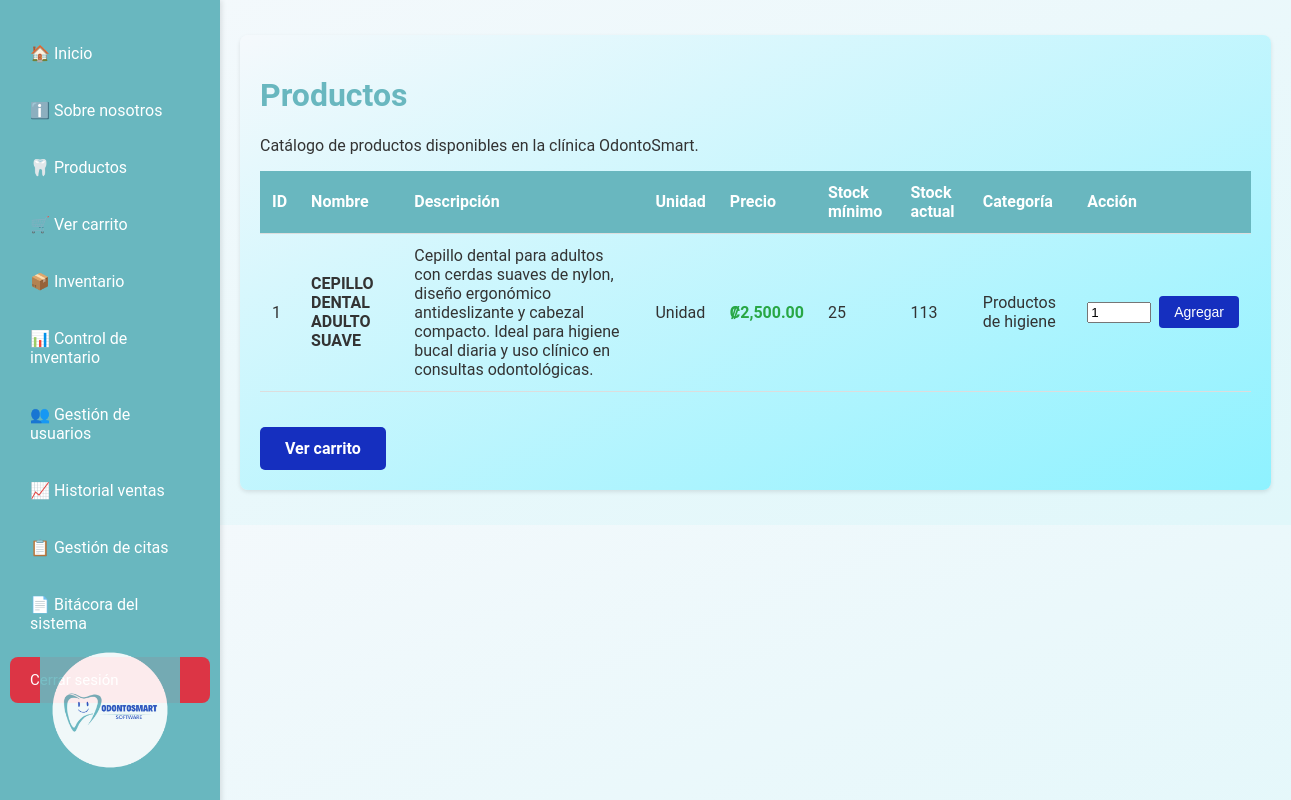
The page /modulos/ventas/productos.php (signed in) on the database as committed earlier.
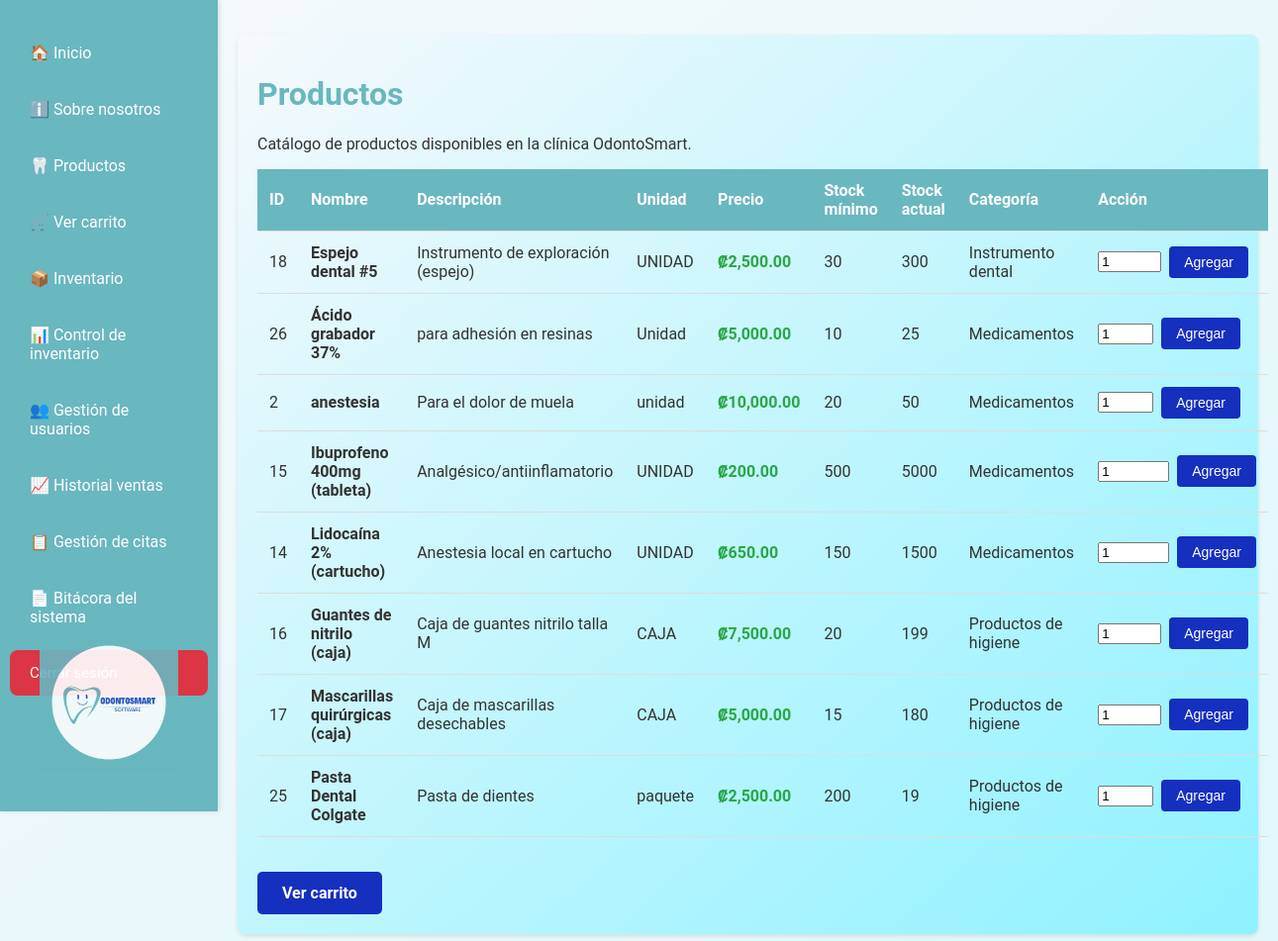
The same page on the database as committed later.
### tables this page shows
CREATE TABLE `productos` (
  `id_producto` int NOT NULL,
  `nombre` varchar(150) NOT NULL,
  `descripcion` text,
  `unidad` varchar(100) DEFAULT NULL,
  `id_categoria` int DEFAULT NULL,
  `precio` decimal(10,2) NOT NULL,
  `costo_unidad` decimal(10,2) DEFAULT NULL,
  `stock_total` int NOT NULL,
  `stock_minimo` int DEFAULT '0',
  `fecha_creacion` datetime DEFAULT CURRENT_TIMESTAMP,
  `actualizado_en` timestamp NULL DEFAULT CURRENT_TIMESTAMP ON UPDATE CURRENT_TIMESTAMP,
  `fecha_caducidad` date DEFAULT NULL,
  `estado` enum('activo','inactivo') DEFAULT 'activo',
  `descuento` decimal(5,2) DEFAULT '0.00'
);

CREATE TABLE `categoria_productos` (
  `id_categoria` int NOT NULL,
  `nombre` varchar(100) NOT NULL,
  `descripcion` text
);

### modulos/ventas/productos.php (the view, shortened to what this page needs)
<?php
require '../../config/conexion.php';
function mostrarProductos(mysqli $conn): void
{
    $sql = "
        SELECT
            p.id_producto,
            p.nombre,
            p.descripcion,
            p.unidad,
            p.precio,
            p.stock_total,
            p.stock_minimo,
            c.nombre AS categoria
        FROM productos p
        INNER JOIN categoria_productos c
            ON p.id_categoria = c.id_categoria
        WHERE LOWER(c.nombre) != 'servicios'
        ORDER BY c.nombre, p.nombre
    ";
    $result = $conn->query($sql);
    echo "<table><thead><tr>";
    echo "<th>ID</th><th>Nombre</th><th>Descripción</th><th>Unidad</th><th>Precio</th><th>Stock mínimo</th><th>Stock actual</th><th>Categoría</th><th>Acción</th></tr></thead><tbody>";
    while ($row = $result->fetch_assoc()) {
        echo "<tr>";
        echo "<td>{$row['id_producto']}</td>";
        echo "<td><strong>{$row['nombre']}</strong></td>";
        echo "<td>{$row['descripcion']}</td>";
        echo "<td>{$row['unidad']}</td>";
        echo "<td class='precio'>₡" . number_format($row['precio'], 2) . "</td>";
        echo "<td>{$row['stock_minimo']}</td>";
        echo "<td>{$row['stock_total']}</td>";
        echo "<td>{$row['categoria']}</td>";
        echo "<td>";
        echo "<form action='agregar_carrito.php' method='POST' class='form-agregar'>";
        echo "<input type='number' name='cantidad' value='1' min='1' max='{$row['stock_total']}' required>";
        echo "<button type='submit' class='agregar-btn'>Agregar</button>";
        echo "</form>";
        echo "</td>";
        echo "</tr>";
    }
    echo "</tbody></table>";
}
?>
<!DOCTYPE html>
<html lang="es">
<head>
    <link rel="stylesheet" href="../../assets/css/sidebar.css">
    <link rel="stylesheet" href="../../assets/css/servicios.css">
</head>
<body>
<?php include '../../views/sidebar.php'; ?>
<div class="content">
    <div class="seccion">
        <h1 style="color:#69B7BF;">Productos</h1>
        <p>Catálogo de productos disponibles en la clínica OdontoSmart.</p>
        <?php
        try {
            mostrarProductos($conn);
        } catch (Throwable $e) {
            try {
                $conn->close();
                require '../../config/conexion.php';
                $id_usuario = $_SESSION['user']['id_usuario'] ?? null;
                $accion     = 'PRODUCT_ERROR';
                $modulo     = 'productos';
                $ip         = $_SERVER['REMOTE_ADDR'] ?? 'UNKNOWN';
                $ua         = $_SERVER['HTTP_USER_AGENT'] ?? 'UNKNOWN';
                $detalle    = $e->getMessage();
                $log = $conn->prepare("CALL SP_USUARIO_BITACORA(?, ?, ?, ?, ?, ?)");
                if ($log) {
                    $log->bind_param("isssss", $id_usuario, $accion, $modulo, $ip, $ua, $detalle);
                    $log->execute();
                    $log->close();
                }
                $conn->close();
            } catch (Throwable $logError) {
                error_log($logError->getMessage());
            }
            echo "<p class='error-msg'>Error al cargar los productos.</p>";
        }
        ?>
        <a href="carrito.php" class="btn-ver-carrito">Ver carrito</a>
    </div>
</div>
</body>
</html>

### views/sidebar.php (shortened to what this page needs)
<?php
$rol = $_SESSION['user']['role'] ?? null;
$permisos = $_SESSION['user']['permisos'] ?? [];
$permisosPorRol = [
    'Cliente' => [
        'ver_info_clinica',
        'ver_servicios',
        'agendar_cita',
        'ir_a_pagar',
    ],
    'Administrador' => [
        'ver_info_clinica',
        'ver_servicios',
        'ir_a_pagar',
        'ver_inventario',
        'control_inventario',
        'gestion_usuarios',
        'ver_historial_ventas',
        'gestion_citas',
        'bitacora_sistema',
    ],
    'Médico' => [
        'ver_info_clinica',
        'ver_inventario',
        'gestion_citas',
    ],
    'Recepcionista' => [
        'ver_info_clinica',
        'ver_inventario',
        'gestion_citas',
    ],
];
if (isset($permisosPorRol[$rol])) {
    $permisos = $permisosPorRol[$rol];
}
function tienePermiso(string $permiso, array $permisos): bool {
    return in_array($permiso, $permisos, true);
}
?>
<div class="sidebar">
    <a href="/odontosmart/public/home.php">🏠 Inicio</a>
    <?php if (tienePermiso('ver_info_clinica', $permisos)): ?>
        <a href="/odontosmart/public/info_clinica.php">ℹ️ Sobre nosotros</a>
    <?php endif; ?>
    <?php if (tienePermiso('ver_servicios', $permisos)): ?>
        <a href="/odontosmart/modulos/ventas/productos.php">🦷 Productos</a>
    <?php endif; ?>
    <?php if (tienePermiso('ir_a_pagar', $permisos)): ?>
        <a href="/odontosmart/modulos/ventas/carrito.php">🛒 Ver carrito</a>
    <?php endif; ?>
    <?php if (tienePermiso('ver_inventario', $permisos)): ?>
        <a href="/odontosmart/modulos/inventario/total_inventario.php">📦 Inventario</a>
    <?php endif; ?>
    <?php if (tienePermiso('control_inventario', $permisos)): ?>
        <a href="/odontosmart/modulos/inventario/inventario.php">📊 Control de inventario</a>
    <?php endif; ?>
    <?php if (tienePermiso('gestion_usuarios', $permisos)): ?>
        <a href="/odontosmart/modulos/usuarios/gestion_usuarios.php">👥 Gestión de usuarios</a>
    <?php endif; ?>
    <?php if (tienePermiso('ver_historial_ventas', $permisos)): ?>
        <a href="/odontosmart/modulos/ventas/historial_ventas.php">📈 Historial ventas</a>
    <?php endif; ?>
    <?php if (tienePermiso('gestion_citas', $permisos)): ?>
        <a href="/odontosmart/modulos/citas/gestion_citas.php">📋 Gestión de citas</a>
    <?php endif; ?>
    <?php if (tienePermiso('bitacora_sistema', $permisos)): ?>
        <a href="/odontosmart/modulos/bitacora/bitacora_sistema.php">📄 Bitácora del sistema</a>
    <?php endif; ?>
      <a href="/odontosmart/auth/cerrar_sesion.php" class="btn-logout">
        Cerrar sesión
    </a>
    <img
    src="/odontosmart/assets/img/odonto1.png"
    alt="OdontoSmart"
    class="logo-sidebar"
    >
</div>

### assets/css/sidebar.css (style rules this page uses)
.btn-logout { margin-top: 50px; margin-left: 50px; background: #dc3545; padding: 6px 12px; font-size: 15px; border-radius: 5px; display: inline-block; color: white; text-decoration: none; }
.sidebar { width: 220px; background-color: #69B7BF; height: 100vh; padding-top: 20px; position: fixed; box-shadow: 2px 0 5px rgba(0,0,0,0.1); transition: width 0.3s ease; top: 0; left: 0; }
.sidebar a { display: block; color: #fff; padding: 14px 20px; text-decoration: none; margin: 10px; border-radius: 8px; transition: background 0.3s, transform 0.2s; }
.logo-sidebar { position: absolute; bottom: 40px; left: 50%; transform: translateX(-50%); width: 140px; opacity: 0.9; transition: transform 0.3s; }

### assets/css/servicios.css (style rules this page uses)
body { font-family: 'Roboto', Arial, sans-serif; margin: 0; padding: 0; background: linear-gradient(to bottom right, #f5f9fc, #e0f7fa); color: #333; }
.content { margin-left: 220px; padding: 20px; }
.seccion { background: linear-gradient(to bottom right, #f5f9fc, #8ef2ff); padding: 20px; margin: 15px 0; border-radius: 8px; box-shadow: 0 2px 4px rgba(0,0,0,0.1); }
table { width: 100%; border-collapse: collapse; margin: 15px 0; }
th, td { padding: 12px; text-align: left; border-bottom: 1px solid #ddd; }
th { background: #69B7BF; color: #fff; }
.precio { color: #28a745; font-weight: bold; }
.form-agregar { display: flex; gap: 8px; align-items: center; }
.agregar-btn { background-color: #152FBF; color: #fff; border: none; padding: 8px 15px; border-radius: 4px; cursor: pointer; font-size: 14px; }
.btn-ver-carrito { background-color: #152FBF; color: #fff; border: none; padding: 12px 25px; border-radius: 5px; font-size: 16px; font-weight: bold; margin-top: 20px; display: inline-block; text-decoration: none; }

Rows that differ between the two databases and show on the page:
removed productos: id_producto "1", nombre "CEPILLO DENTAL ADULTO SUAVE", descripcion "Cepillo dental para adultos con cerdas suaves de nylon, diseño ergonómico antideslizante y cabezal compacto. Ideal para higiene bucal diaria y uso clínico en consultas odontológicas.", unidad "Unidad", precio "2,500.00", stock_minimo "25", stock_total "113", id_categoria.nombre "Productos de higiene"
added productos: id_producto "18", nombre "Espejo dental #5", descripcion "Instrumento de exploración (espejo)", unidad "UNIDAD", precio "2,500.00", stock_minimo "30", stock_total "300", id_categoria.nombre "Instrumento dental"
added productos: id_producto "26", nombre "Ácido grabador 37%", descripcion "para adhesión en resinas", unidad "Unidad", precio "5,000.00", stock_minimo "10", stock_total "25", id_categoria.nombre "Medicamentos"
added productos: id_producto "2", nombre "anestesia", descripcion "Para el dolor de muela", unidad "unidad", precio "10,000.00", stock_minimo "20", stock_total "50", id_categoria.nombre "Medicamentos"
added productos: id_producto "15", nombre "Ibuprofeno 400mg (tableta)", descripcion "Analgésico/antiinflamatorio", unidad "UNIDAD", precio "200.00", stock_minimo "500", stock_total "5000", id_categoria.nombre "Medicamentos"
added productos: id_producto "14", nombre "Lidocaína 2% (cartucho)", descripcion "Anestesia local en cartucho", unidad "UNIDAD", precio "650.00", stock_minimo "150", stock_total "1500", id_categoria.nombre "Medicamentos"
added productos: id_producto "16", nombre "Guantes de nitrilo (caja)", descripcion "Caja de guantes nitrilo talla M", unidad "CAJA", precio "7,500.00", stock_minimo "20", stock_total "199", id_categoria.nombre "Productos de higiene"
added productos: id_producto "17", nombre "Mascarillas quirúrgicas (caja)", descripcion "Caja de mascarillas desechables", unidad "CAJA", precio "5,000.00", stock_minimo "15", stock_total "180", id_categoria.nombre "Productos de higiene"
added productos: id_producto "25", nombre "Pasta Dental Colgate", descripcion "Pasta de dientes", unidad "paquete", precio "2,500.00", stock_minimo "200", stock_total "19", id_categoria.nombre "Productos de higiene"
